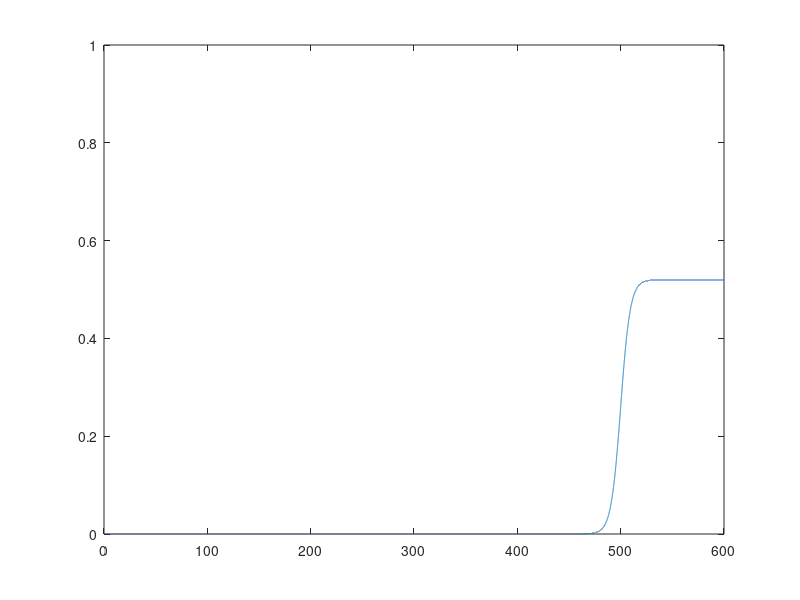

Here is the MATLAB script that generated this plot: (Note: this script raises an error after producing the figure.)
%% Testing New diffusions


% Gompertz
beta0 = 0.02;
delta = 0.5;
tinfl = 400;

x0 = log(beta0);
mu = beta0+delta;
k =  1/tinfl * log(log(mu)-x0);

tis = 0:0.01:1000;
xis = log(mu)+ (x0 - log(mu))*exp(-k*tis);
betas = exp(xis);

plot(tis,betas)


% Logistic
beta0 = 0.02;
delta = 0.5;
tinfl = 500;
steepness = 0.03;

mu = beta0 + delta;
x0 = 1/steepness*log(beta0/(mu-beta0));
k = -x0/(steepness*tinfl);

tis = 0:0.01:600;
xis = x0 + steepness*k*tis;
betas = mu * exp(xis)./(1+exp(xis));

clf
plot(tis,betas)
ylim([0 1])


SavePath = '/Users/dureaujoseph/Documents/Taf/These/Matlab Scripts/AllData/Avahan';

cd('/Users/dureaujoseph/Dropbox/AllScriptsGit/')
addpath([pwd '/General Tools'])
addpath([pwd '/Toolboxes'])
addpath([pwd '/Epidemic Models/Generic PMCMC tools'])
addpath([pwd '/Epidemic Models/Disease-specific code'])
addpath([pwd '/Epidemic Models/Disease-specific code/HIV'])

SavePath = '/Users/dureaujoseph/Documents/Taf/These/Matlab Scripts/AllData/Avahan';

load([SavePath '/ParametersMysore.mat']);
Parameters.Problem = 'ImperialHIV';

Parameters.Problem = 'ImperialHIV';
Parameters.SigmaObs = 0.1;
Parameters.ComputationTStep = 0.5;
Parameters.ObservationLength = 25*12;
Parameters.InitialIPropF.Sample = 1;
Parameters.InitialIPropM.Sample = 1;
Parameters.TotMFactor.Sample = 1;
Parameters.Alpham1.Sample = 1;
Parameters.MuFm1.Sample = 1;
Parameters.MuMm1.Sample = 1;
Parameters.BetaMFPerAct.Sample = 1;
Parameters.BetaFMPerAct.Sample = 1;
Parameters.NumberActsPerClient.Sample =1;
Parameters.eHIV.Sample = 1;
Parameters.CF1.Sample = 1;
Parameters.CF2.Sample = 1;
Parameters = DefineEstimatedParametersIndexes(Parameters);
Parameters = DefineTransfFunctions(Parameters);
Parameters = DefinePriors(Parameters);
Parameters = UpdateParsNoTransfToTransf(Parameters);


Data.Observations = zeros(10,5);
Data.Observations(7,2) = 26.11;
Data.Observations(7,3) = 24.24;
Data.Observations(8,4) = 5.4;
Data.Observations(7,5) = 11.10;
Data.Instants = round([0 236 264 286 292]/(Parameters.ComputationTStep));
Data.ObservedVariables = [ 0 7 7 8 7];
Data.NbComputingSteps = [0 diff(Data.Instants)];


HIVModel = struct();
HIVModel.EKF_projection = @HIV_EKF_projection;
HIVModel.InitializeParameters = @HIV_Initialize;
HIVModel.SMC_projection = @HIV_SMC_projection;
HIVModel.LikFunction = 'normpdf(Variables(:,Data.ObservedVariables(:,IndTime)),Data.Observations(Data.ObservedVariables(:,IndTime),IndTime),sqrt(Data.Observations(Data.ObservedVariables(:,IndTime),IndTime)*(100-Data.Observations(Data.ObservedVariables(:,IndTime),IndTime))/400)).*(Res.WentOutOrNot)';


Mode = 1;
% 1 = Normal
% 2 = Biased
% 3 = Restricted
% 4 = AddingObs

ModelType = 'Bert';
% ModelType = 'Step';
% ModelType = 'Affine';
% ModelType = 'Sigm';
% ModelType = 'Logist';


NbTests = 400;

ampls = [];
inflpts = [];
slopes = [];amplints = [];
Ress = {};
cpt = 0;
ParsRecord = [];
ResGens = {};
NSamples = 100;
MaxValue = 0.6;
step = MaxValue/10;
Boxlimits = 0:step:MaxValue;
MaxEff = ceil(NSamples/(length(Boxlimits)-1));
BoxCpt = zeros(1,length(Boxlimits)-1);
while cpt < NSamples;
    try
        
        
        tis = Parameters.ComputationTStep:Parameters.ComputationTStep:Parameters.ObservationLength;
        Parameters.NbTSteps = length(tis);

        
        if strcmp(ModelType,'Bert')
            asympt = 0.3+0.59*rand(1,1)^(((100-cpt)/100)^2);
%             m = 1+30*rand(1,1)^0.8; % when m not informed
            m = 6+60*rand(1,1);%^(((100-cpt)/100)^2);
            baseline = min(0.3*rand(1,1)^((2*(cpt)/100)^2),0.999*asympt*m^(1/(1-m)));
%             baseline = min(0.1*rand(1,1),0.999*asympt*m^(1/(1-m)));

            % m = 0.9*rand(1,1);
            inflpt = (300 + 280*rand(1,1)^(((100-cpt)/100)^2))*Parameters.ComputationTStep;

            B  = (1 - (baseline/asympt)^(1-m));
            k = (1/inflpt*log(B/(1-m)));

            Parameters.DiffusionType = 'Bertallanfy';


    %         xis =
    %         Parameters.ComputationTStep:Parameters.ComputationTStep:Param
    %         eters.ObservationLength;

            xis = [];
            xis(1) = (baseline^(1-m)-asympt^(1-m))/(1-m);
            sigma = 0;
            for i = 2:length(tis)
                xis(i) = xis(i-1) -k*xis(i-1)*Parameters.ComputationTStep + sigma*xis(i-1)*sqrt(Parameters.ComputationTStep).*randn(1,1);
            end
            Fts =  ((1-m)*xis+asympt^(1-m)).^(1/(1-m));
            plot(Fts)
            
        elseif strcmp(ModelType,'Logist')
            Parameters.DiffusionType = 'Bertallanfy';

            asympt = 0.4+0.59*rand(1,1);
            baseline = min(0.6*rand(1,1),0.999*asympt*m^(1/(1-m)));
            r = 0.05*rand(1,1);%*^1/10;
            
            Fts =  asympt*baseline*exp(r*tis)./(asympt+baseline*(exp(r*tis*Parameters.ComputationTStep)-1));
        elseif strcmp(ModelType,'Step')

            asympt = 0.4+0.59*rand(1,1);
%             baseline = min(0.6*rand(1,1),asympt);
            baseline = min(0.1*rand(1,1),asympt);
            inflpt = (300 + 280*rand(1,1)^(0.8))*Parameters.ComputationTStep;   
            
            Fts =  baseline + (asympt-baseline).*(tis>inflpt);
          
        elseif strcmp(ModelType,'Affine')

            asympt = 0.4+0.59*rand(1,1);
            baseline = min(0.6*rand(1,1),asympt);
            
            Fts =  baseline + (asympt-baseline).*(tis-tis(1))./(tis(end)-tis(1));
           
          
        elseif strcmp(ModelType,'Sigm')
        
            ampl = rand(1,1);
            baseline = rand(1,1)*(1-ampl);
            asympt = baseline+ampl;
            inflpt = (300 + 250*rand(1,1))*Parameters.ComputationTStep;
            steepness = rand(1,1)*50;

            Fts = baseline+ampl*Sigmoid((tis-inflpt)/steepness);
        end
        
        ampls(cpt+1) = Fts(end)-Fts(1);
        tmp = diff(Fts);
        [b,ind] = max(tmp);
        inflpts(cpt+1) = ind;
%         slopes(cpt+1) = asympt*k*m^(m/(1-m));
        amplints(cpt+1) = Fts(end)-Fts(456);
        
        plot(Fts)
        ylim([0 1])
        hold on
        plot([inflpts(cpt+1) inflpts(cpt+1)],[0 1])
        [b,ind]= max(diff(Fts));
%         plot([ind ind],[0 1],'k')
        hold off
%         title(r)
        
        
        if strcmp(ModelType,'Bert')
            Parameters.BRmu.Value = asympt;
            Parameters.BRmm1.Value = m-1;
            Parameters.BRbase.Value = baseline;
            Parameters.BRtinfl.Value = inflpt;
        elseif or(strcmp(ModelType,'Logist'),strcmp(ModelType,'Sigm'))
             Parameters.BRmm1.Value = 1;
             Parameters.BRbase.Value = 0.1;
             Parameters.BRtinfl.Value = 100;
             Parameters.BRmu.Value = 0.8;
        end
        Parameters.MultNoise = 0.05;
        Parameters = DefineEstimatedParametersIndexes(Parameters);
        Parameters = DefineTransfFunctions(Parameters);
        Parameters = DefinePriors(Parameters);
        Parameters = UpdateParsNoTransfToTransf(Parameters);
        ResGen = GenerateDataForGivenSig(Data,Parameters,HIVModel,Fts);
%         if(Fts(end)-Fts(1)<0.3)
%             if rand(1,1)<0.7
%                 die
%             end
%         end
               pause(0.01)

        if strcmp(ModelType,'Bert')
            x = Fts(end)-Fts(456);
            indbox = find(and(x<Boxlimits(2:end),x>=Boxlimits(1:end-1)),1);
            if or(isempty(indbox),BoxCpt(indbox)>=MaxEff)
                die
            else
                indbox(1)
                BoxCpt(indbox) = BoxCpt(indbox)+1;
                disp(indbox)
                disp(BoxCpt)
                cpt = cpt+1;
                disp([cpt sum(BoxCpt)])
            end
        end
                
      
        
       pause(0.01)
       disp(cpt)

       ResGens{end+1} = ResGen;
    end
end
subplot(3,1,1)
hist(ampls)
subplot(3,1,2)
hist(inflpts)
subplot(3,1,3)
hist(amplints)
	
if strcmp(ModelType,'Bert')
    save([SavePath '/ResGenBR_v2.mat'],'ResGens')
elseif strcmp(ModelType,'Logist')
    save([SavePath '/ResGenLogist.mat'],'ResGens')
elseif strcmp(ModelType,'Sigm')
    save([SavePath '/ResGenSigm.mat'],'ResGens')
elseif strcmp(ModelType,'Step')
    save([SavePath '/ResGenStep.mat'],'ResGens')
elseif strcmp(ModelType,'Affine')
    save([SavePath '/ResGenAffine.mat'],'ResGens')
end


tmp = [];
for i = 1:100
    tmp(i) = ResGens{i}.Data.Fts(1);
end

for i = 1:100
    plot(ResGens{i}.Data.Fts)
    ylim([0 1])
    pause()
end


load([SavePath '/ResGenBR.mat'])



Data = ResGens{87}.Data;
Parameters = ResGens{87}.Parameters;
Parameters.DiffusionType = 'Bertallanfy';


Parameters.BRm.Value = 3;
Parameters.BRm.Min = -10^14;
Parameters.BRm.Max = 10^14;
Parameters.BRm.MaxLim = 50;
Parameters.BRm.MinLim = 1.01;
Parameters.BRm.Estimated = 1;
Parameters.BRm.TransfType = 'Logit';
Parameters.BRm.Init = 1;

Parameters.BRmu.Value = 0.8;
Parameters.BRmu.Min = -10^14;
Parameters.BRmu.Max = 10^14;
Parameters.BRmu.MaxLim = 0.99;
Parameters.BRmu.MinLim = 0.4;
Parameters.BRmu.Estimated = 1;
Parameters.BRmu.TransfType = 'Logit';
Parameters.BRmu.Init = 1;

Parameters.BRbase.Value = 0.2;
Parameters.BRbase.Min = -10^14;
Parameters.BRbase.Max = 10^14;
Parameters.BRbase.MaxLim = 0.4;
Parameters.BRbase.MinLim = 0.01;
Parameters.BRbase.Estimated = 1;
Parameters.BRbase.TransfType = 'Logit';
Parameters.BRbase.Init = 1;

Parameters.BRtinfl.Value = 400;
Parameters.BRtinfl.Min = -10^14;
Parameters.BRtinfl.Max = 10^14;
Parameters.BRtinfl.MinLim = 1;
Parameters.BRtinfl.MaxLim = 600;
Parameters.BRtinfl.Estimated = 1;
Parameters.BRtinfl.TransfType = 'Logit';
Parameters.BRtinfl.Init = 1;

Parameters = DefineEstimatedParametersIndexes(Parameters);
Parameters = DefineTransfFunctions(Parameters);
Parameters = DefinePriors(Parameters);
Parameters = UpdateParsNoTransfToTransf(Parameters);

Names = Parameters.Names.Estimated;
NamesEst = {};
for i = 1:length(Names)
    if not(or(strcmp(Names{i},'SigmaRW'),strcmp(Names{i},'InitialFt')))
        NamesEst{end+1} = Names{i};
    end
end
Initialization = [];
for i = 1:length(NamesEst)
    Initialization(i) = Parameters.(NamesEst{i}).TransfValue ;
end
[x,fval,exitflag,output] = fminsearch(@(x) SquarredErrorBRtoMinimize(x,NamesEst,Data,Parameters,HIVModel),Initialization,optimset('MaxIter',10000,'TolX',1e-8,'TolFun',1e-8,'MaxFunEvals',20000));
for i = 1:length(NamesEst)
    Parameters.(NamesEst{i}).TransfValue = (x(i));
end
finalx = x;
Parameters = UpdateParsTransfToNoTransf(Parameters);
TellParsValues(Parameters)
InitParameters = Parameters;

fun =  @(x)SquarredErrorBRtoMinimize(x,NamesEst,Data,Parameters,HIVModel);
% [HD,err] = hessian(fun,Parameters.Finalx);
% Hess = -HD;
[HD,err] = hessdiag(fun,finalx);       
Hess = diag(-HD);

NbIts = 1000;
Parameters = InitParameters;
Cov = 2.38^2/length(finalx)*(-Hess)^-1;
Parameters.NamesEst = NamesEst;
Res = RunMCMCdeterm(Parameters,Data,HIVModel,Cov,NbIts)


Parameters = Res.Parameters;
Cov = 2.38^2/length(finalx)*cov(Res.xs');
Parameters.NamesEst = NamesEst;
Res = RunMCMCdeterm(Parameters,Data,HIVModel,Cov,NbIts)



Parameters = Res.Parameters;
Cov = 2.38^2/length(finalx)*cov(Res.xs');
Parameters.NamesEst = NamesEst;
Res = RunMCMCdeterm(Parameters,Data,HIVModel,Cov,2000)

PlotResHIV(Res,Res.Parameters)


SavePath = '/Users/dureaujoseph/Documents/Taf/These/Matlab Scripts/AllData/Avahan';

load([SavePath '/VIH_PlayingWithSigm_ResultsBertallanfy__1_1.mat'])


load([SavePath '/VIH_PlayingWithSigmStep10_ResultsAdd__1_1.mat'])
Res = Ress{1}
Res.Parameters.TypeWork = 'Boston Examples';
Res.Parameters.DiffusionType='Add';
PlotResHIV(Res,Res.Parameters)
% 
% figure(1)legend

SavePath = '/Users/dureaujoseph/Documents/PhD_Data/Avahan/';

load([SavePath '/PostThreeMethods.mat' ])




PlotPostForq('ROC',0.5,'Delta2003',0.2)

clf
PlotPostForqNew('ROC',0.5,'Delta2003',0.2)
hold on
PlotPostForqNew('ROC',0.5,'Delta2003',0.4)
hold off
legend('\DeltaCU>0.2?','\DeltaCU>0.4?')
title('ROC curve (Brownian motion prior)','FontWeight','bold','FontSize',16)

figure(1)
PlotPostForq('Mean')
% PlotPostForq(Res,'ROC',0.5)

load([SavePath '/PostThreeMethodsAffine.mat' ])
figure(2)
PlotPostForq(Res,'Mean',0.5)
% PlotPostForq(Res,'ROC',0.5)

load([SavePath '/PostThreeMethodsStep.mat' ])
figure(3)
PlotPostForq(Res,'Mean',0.5)
% PlotPostForq(Res,'ROC',0.5)

load([SavePath '/PostThreeMethods.mat' ])
figure(4)
PlotPostForq(Res,'Mean',0.5)
% PlotPostForq(Res,'ROC',0.5)

load([SavePath '/PostThreeMethodsAffine.mat' ])
figure(5)
PlotPostForq(Res,'Mean',0.5)
% PlotPostForq(Res,'ROC',0.5)

load([SavePath '/PostThreeMethodsStep.mat' ])
figure(6)
PlotPostForq(Res,'Mean',0.5)
% PlotPostForq(Res,'ROC',0.5)


load([SavePath '/PostDetmInf.mat' ])

figure(2)
load([SavePath '/PostThreeMethodsConstr.mat' ])

load([SavePath '/PostThreeMethodsLogist.mat' ])

figure(1)
Mode = 'ROC';

figure(2)
Mode = 'Mean';

ResAggr = Res;

figure(1)
PlotPostForq(Res,'Mean',0.5)
figure(2)
PlotPostForq(Res,'ROC',0.5)

PlotPostForq('ROC',0.5,'',0.2)

ToBar = [];
xis = [];
TempRes = Res;
tab = TempRes.partampls2003;
for  i = 1:6
    q1 = quantile(tab(4,:),0.16*(i-1));
    q2 = quantile(tab(4,:),0.16*(i));
    inds = find(and((tab(4,:)<q2),(tab(4,:)>q1)));
    ToBar(i,1) = mean(tab(1,inds) - tab(4,inds));
    ToBar(i,2) = mean(tab(3,inds) - tab(4,inds));
    ToBar(i,3) = mean(tab(2,inds) - tab(4,inds));
    xis(i) = mean([q1 q2]);
end
bar(1:5,ToBar(2:end,:)./repmat(xis(2:end)',1,3))
% bar(xis,ToBar)
xlabel('"True" \DeltaCU')
ylabel('Relative bias')
legend('dBR','sBR','BM')
set(gca,'XTick',[0:(600)/5:(600)])
set(gca,'XTickLabel',['1985';'1990';'1995';'2000';'2005';'2010'])

Title('Relative bias in CU estimate as a function of \DeltaCU')

figure(7)

clf
for i = 1:length(ResAggr.ampls)
%     plot(ResGens{i}.Data.Fts)
%     hold on
%     plot(2*[ResGens{i}.Parameters.BRtinfl.Value ResGens{i}.Parameters.BRtinfl.Value],[0 1],'g')
%     hold off
    

    plot(squeeze(ResAggr.sigms(4,i,:)),'g')
    hold on
    plot(squeeze(ResAggr.sigms(1,i,:)),'k')
    plot(squeeze(ResAggr.sigms(3,i,:)),'b')
    plot(squeeze(ResAggr.sigms(2,i,:)),'r')
    plot(squeeze(ResAggr.sigms(5,i,:)),'y')
    plot(squeeze(ResAggr.sigms(6,i,:)),'c')
    plot([ResAggr.ParsMeds(1,16,i) ResAggr.ParsMeds(1,16,i)],[0 1],'k')
    plot([ResAggr.ParsMeds(3,16,i) ResAggr.ParsMeds(3,16,i)],[0 1],'b')
%     plot(2*[ResGens{i}.Parameters.BRtinfl.Value ResGens{i}.Parameters.BRtinfl.Value],[0 1],'g')
    hold off
%     title([ResAggr.ParsMeds(1,16,i) ResAggr.ParsMeds(3,16,i) ResAggr.ParsMeds(4,16,i)] )
    ylim([0 1])
%     legend('true','det','Ber','Add')
    pause()
end



PlotPostForAll(Res,'Mean')





q = 0.5;
Stats = {'Ampl. after 1995','Ampl after 2003','2010 value'};
Tabs = {};



% tmpinds = find(not(isnan(Res.ampls(1,:))));
% Res.ampls = Res.ampls(:,tmpinds);
% Res.partampls1995 = Res.partampls1995(:,tmpinds);
% Res.partampls2003 = Res.partampls2003(:,tmpinds);
% Res.asympts = Res.asympts(:,tmpinds);
% tmp = find(not(Res.NbSamples(:,1)==0));
% Res.NbSamples = Res.NbSamples(tmp,:);
% inds = find(and(Res.NbSamples(:,2)>50, Res.NbSamples(:,3)>20));
% length(inds)
inds = 1:size(Res.ampls,2);


if strcmp(Mode,'ROC')
    Tabs{1} = Res.amplsROC(:,inds);
    Tabs{2} = Res.partampls1995ROC(:,inds);
    Tabs{3} = Res.partampls2003ROC(:,inds);
    Tabs{4} = Res.asymptsROC(:,inds);
elseif strcmp(Mode,'Post')
    Tabs{1} = Res.amplsPost(:,inds);
    Tabs{2} = Res.partampls1995Post(:,inds);
    Tabs{3} = Res.partampls2003Post(:,inds);
    Tabs{4} = Res.asymptsPost(:,inds);
else
    Tabs{1} = Res.ampls(:,inds);
    Tabs{2} = Res.partampls1995(:,inds);
    Tabs{3} = Res.partampls2003(:,inds);
    Tabs{4} = Res.asympts(:,inds);
end





Biases = [];
MSEs = [];
Vars = [];
ROCs = [];
inds = [1 2];
Pts = {};
for i = 1:4
    for j = [1 2]%1:3
        Corrs(inds(j),i) = corr(Tabs{i}(4,:)',Tabs{i}(j,:)');
        Biases(inds(j),i) = mean(Tabs{i}(j,:)-Tabs{i}(4,:)); 
        MSEs(inds(j),i) = mean((Tabs{i}(4,:)-Tabs{i}(j,:)).^2);
        Vars(inds(j),i) = MSEs(inds(j),i)-Biases(inds(j),i).^2;
        
        quan = quantile(Tabs{i}(4,:),q);
%         med = median(Tabs{i}(4,:));
        indsinf = find(Tabs{i}(4,:)<=quan);
        indssup = find(Tabs{i}(4,:)>quan);
        xs = [];
        ys = [];
        all = [Tabs{i}(1,:) Tabs{i}(2,:) Tabs{i}(3,:)];
        m = min(all);
        M = max(all);
%         deltap = sort((all(1:end-1)+all(2:end))/2);
        deltap = sort(all);
        deltap = (deltap(1:end-1)+deltap(2:end))/2;
        deltap = [(min(all)-mean(diff(deltap))) deltap (max(all)+mean(diff(deltap)))];
        for k = 1:length(deltap)
            xs(k) = sum(Tabs{i}(j,indsinf)>deltap(k))/length(indsinf);
            ys(k) = sum(Tabs{i}(j,indssup)>deltap(k))/length(indssup);
        end
        ROCs(inds(j),i) = 0;
        for k = 1:length(deltap)-1
            ROCs(inds(j),i) = ROCs(inds(j),i) + (xs(k)-xs(k+1))*(ys(k+1)+ys(k))/2;
        end
        ROCs(inds(j),i) = ROCs(inds(j),i)-0.5;
%         ROCs(inds(j),i) = -diff(xs)*(ys(1:end-1)'+ys(2:end)')/2-0.5;
        Pts{i,inds(j)}=[xs;ys];
    end
end

s = 16

subplot(4,3,1:3)
bar(Biases(:,2:4)')
set(gca,'XTickLabel',Stats,'FontWeight','bold','FontSize',s)
ylim([-0.2 0.2])
ylabel('Bias')

subplot(4,3,4:6)
bar(Vars(:,2:4)')
set(gca,'XTickLabel',Stats,'FontWeight','bold','FontSize',s)
ylabel('Variance')

subplot(4,3,7:9)
bar(MSEs(:,2:4)')
ylim([0 0.04])
set(gca,'XTickLabel',Stats,'FontWeight','bold','FontSize',s)
ylim([0 0.04])
ylabel('MSE')
legend('Parametric','Diffusion')

for i = 2:4
   subplot(4,3,8+i) 
   plot(Pts{i,1}(1,:),Pts{i,1}(2,:),'b')
   hold on
   plot(Pts{i,2}(1,:),Pts{i,2}(2,:),'r')
   hold off
   xlabel('False pos. rate','FontWeight','bold','FontSize',s)
   ylabel('True pos. rate','FontWeight','bold','FontSize',s)
end





axes('Position',[0 0 1 1],'Visible','off');
text(0.45,0.195,'Title')

clf
for i = 1:length(ResAggr.ampls)
    plot(squeeze(ResAggr.sigms(4,i,:)),'g')
    hold on
    plot(squeeze(ResAggr.sigms(1,i,:)),'k')
    plot(squeeze(ResAggr.sigms(3,i,:)),'b')
    plot(squeeze(ResAggr.sigms(2,i,:)),'r')
    hold off
    title(i)
    ylim([0 1])
%     legend('true','det','Ber','Add')
    pause()
end

indsinfl = [];
for i = 1:length(ResAggr.ampls)
    [b,indsinfl(i)] = max(diff(squeeze(ResAggr.sigms(1,i,:))));
end
hist(indsinfl)
subplot(3,1,1)
plot(ResAggr.ampls(4,:),ResAggr.ampls(1,:),'.')
title(corr(ResAggr.ampls(4,:)',ResAggr.ampls(1,:)'))
subplot(3,1,2)
plot(ResAggr.ampls(4,:),ResAggr.ampls(3,:),'.')
title(corr(ResAggr.ampls(4,:)',ResAggr.ampls(3,:)'))
subplot(3,1,3)
plot(ResAggr.ampls(4,:),ResAggr.ampls(2,:),'.')
title(corr(ResAggr.ampls(4,:)',ResAggr.ampls(2,:)'))



for i = 1:5
    try
        load([SavePath '/ResGenBRBert_BRdeterm_' num2str(i) '.mat'])
        ResDet = Res;
        load([SavePath '/VIH_PlayingWithSigm_ResultsBertallanfy__1_' num2str(i) '.mat'])
        ResBer = Ress{1};
        ResBer.Parameters.TypeWork = 'Boston Examples';
        load([SavePath '/VIH_PlayingWithSigm_ResultsAdd__1_' num2str(i) '.mat'])
        ResAdd = Ress{1};
        ResAdd.Parameters.TypeWork = 'Boston Examples';
        load([SavePath '/ResGenBR_BRdetermConstr_' num2str(i) '.mat'])
        ResDetConstr = Res;
        load([SavePath '/VIH_PlayingWithSigm_ResultsBertallanfyConstr__1_' num2str(i) '.mat'])
        ResBerConstr = Ress{1};
        ResBerConstr.Parameters.TypeWork = 'Boston Examples';
        load([SavePath '/VIH_PlayingWithSigm_ResultsAddConstr__1_' num2str(i) '.mat'])
        ResAddConstr = Ress{1};
        ResAddConstr.Parameters.TypeWork = 'Boston Examples';
        
        if or(not(ResDet.Data.BuiltTraj(1:585,9) == ResAdd.Data.BuiltTraj(1:585,9)),not(ResDet.Data.BuiltTraj(1:585,9) == ResBer.Data.BuiltTraj(1:585,9)))
          disp('NOT OK')
          die
        end

%             Names = {};
%             for j = 2:13
%                 Names{end+1} = ResAdd.Parameters.Names.Estimated{j};
%             end
%             TempRes = ResBer;
%             Names = TempRes.Parameters.Names.Estimated;
%             
%             for j = 1:length(Names)
%                 subplot(3,6,j)
%                 plot(TempRes.Thetas(TempRes.Parameters.(Names{j}).Index,:))
% %                 plot(ResDet.xs(ResAdd.Parameters.(Names{j}).Index,:))
% 
%     %             plot(ResBer.Thetas(ResBer.Parameters.(Names{j}).Index,:),ResAdd.Paths(:,3,300),'.')
%     %             [fi,xi] = ksdensity(ResAdd.Thetas(ResAdd.Parameters.(Names{j}).Index,:));
%     %             plot(xi,fi,'r')
%     %             hold on
%     % % %             [fi,xi] = ksdensity(ResDet.Thetas(ResDet.Parameters.(Names{i}).Index,:));
%     % % %             plot(xi,fi,'b')
%     %             [fi,xi] = ksdensity(ResBer.Thetas(ResBer.Parameters.(Names{j}).Index,:));
%     %             plot(xi,fi,'g')
%     %             hold off
%                 title(Names{j})
% %                 v = ResDet.xs(ResAdd.Parameters.(Names{j}).Index,:);
%                 v = TempRes.Thetas(TempRes.Parameters.(Names{j}).Index,:);
%                 tmp = Autocorrelation(v,100);
% %                 title(length(v)/(1+2*sum(tmp(2:end))))
%             end
        
%         subplot(2,1,1)
%         plot(ResBer.LogPosts(20:end))
%         subplot(2,1,2)
%         plot(ResBer.LogLiks(20:end))
%         subplot(3,1,3)
%         plot(ResDet.    )
        
        ResDetConstr.Parameters.PlotIndex = 1;
        PlotResHIV(ResDetConstr,ResDetConstr.Parameters)
        title('Deterministic Berthallanfy Constr','FontWeight','bold')

        ResBerConstr.Parameters.PlotIndex = 2;
        PlotResHIV(ResBerConstr,ResBerConstr.Parameters)
        title('Stochastic Berthallanfy Constr','FontWeight','bold')

        ResAddConstr.Parameters.PlotIndex = 3;
        PlotResHIV(ResAddConstr,ResAddConstr.Parameters)
        title('Brownian Motion Constr','FontWeight','bold')
        
        ResDet.Parameters.PlotIndex = 4;
        PlotResHIV(ResDet,ResDet.Parameters)
        title('Deterministic Berthallanfy','FontWeight','bold')

        ResBer.Parameters.PlotIndex = 5;
        PlotResHIV(ResBer,ResBer.Parameters)
        title('Stochastic Berthallanfy','FontWeight','bold')

        ResAdd.Parameters.PlotIndex = 6;
        PlotResHIV(ResAdd,ResAdd.Parameters)
        title('Brownian Motion','FontWeight','bold')
        
        

%         figure(4)
%         plot(squeeze(ResAggr.sigms(4,i,:)),'g')
%         hold on
%         plot(squeeze(ResAggr.sigms(1,i,:)),'k')
%         plot(squeeze(ResAggr.sigms(3,i,:)),'b')
%         plot(squeeze(ResAggr.sigms(2,i,:)),'r')
%         hold off
%         ylim([0 1])
%         
        ToSave = '/Users/dureaujoseph/Dropbox/Taf/Notes/Avahan';
        saveas(gcf,[ToSave '/ExampleThreeMethods' num2str(i)], 'jpg')
        i
        pause()
    end
end


% Coverage, MSE, etc.

MeanBias = [];
MeanMSE  =[];
MeanVariance = [];
MeanCoverage = zeros(20,6);
MedianBias = [];
MedianMSE  =[];
MedianVariance = [];
MedianCoverage = zeros(20,6);
ModeBias = [];
ModeMSE  =[];
ModeVariance = [];
ModeCoverage = zeros(20,6);
Amplitude = [];
SavePath = '/Users/dureaujoseph/Documents/PhD_Data/Avahan/';
load([SavePath 'PostThreeMethods.mat'])



N = size(Res.ampls,2);
indspars = 12:19;
pars = {'BRmm1','BRmu', 'BRbase', 'BRtinfl', 'Sigmrate', 'Sigmmu', 'Sigmbase', 'Sigmtinfl'};
for i = 1:size(Res.ampls,2)
    for k = 1:8 
            if k < 5
                indpar = Res.ParametersBR.(pars{k}).Index;
                j=1;
                MeanBias(j,indpar,i) = Res.ParsMeans(j,indpar,i) - Res.ParsMeans(4,indpar,i);
                MeanMSE(j,indpar,i) = (Res.ParsMeans(j,indpar,i) - Res.ParsMeans(4,indpar,i))^2;
                
                MedianBias(j,indpar,i) = Res.ParsMeds(j,indpar,i) - Res.ParsMeds(4,indpar,i);
                MedianMSE(j,indpar,i) = (Res.ParsMeds(j,indpar,i) - Res.ParsMeds(4,indpar,i))^2;
                
                ModeBias(j,indpar,i) = Res.ParsModes(j,indpar,i) - Res.ParsModes(4,indpar,i);
                ModeMSE(j,indpar,i) = (Res.ParsModes(j,indpar,i) - Res.ParsModes(4,indpar,i))^2;
                
                if and(Res.ParsMeans(4,indpar,i)>Res.Pars2p5(j,indpar,i),Res.ParsMeans(4,indpar,i)<Res.Pars97p5(j,indpar,i))
                    MeanCoverage(indpar,j) = MeanCoverage(indpar,j) + 1/N;
                end
                
                Amplitude(j,indpar,i) = Res.Pars97p5(j,indpar,i) - Res.Pars2p5(j,indpar,i);
            else
                indpar = Res.ParametersSigm.(pars{k}).Index;
                indparBR = Res.ParametersBR.(pars{k-4}).Index;
                j=2;
                MeanBias(j,indpar,i) = Res.ParsMeans(j,indpar,i) - Res.ParsMeans(4,indparBR,i);
                MeanMSE(j,indpar,i) = (Res.ParsMeans(j,indpar,i) - Res.ParsMeans(4,indparBR,i))^2;
                MedianBias(j,indpar,i) = Res.ParsMeds(j,indpar,i) - Res.ParsMeds(4,indparBR,i);
                MedianMSE(j,indpar,i) = (Res.ParsMeds(j,indpar,i) - Res.ParsMeds(4,indparBR,i))^2;
                ModeBias(j,indpar,i) = Res.ParsModes(j,indpar,i) - Res.ParsModes(4,indparBR,i);
                ModeMSE(j,indpar,i) = (Res.ParsModes(j,indpar,i) - Res.ParsModes(4,indparBR,i))^2;
                if and(Res.ParsMeans(5,indparBR,i)>Res.Pars2p5(j,indpar,i),Res.ParsMeans(4,indparBR,i)<Res.Pars97p5(j,indpar,i))
                    MeanCoverage(indpar,j) = MeanCoverage(indpar,j) + 1/N;
                end
               
                Amplitude(j,indpar,i) = Res.Pars97p5(j,indpar,i) - Res.Pars2p5(j,indpar,i);

            end
        end
    end

for i =  1:8
    disp('.')
    disp('.')
    disp('.')

    disp(pars{i});
    
    disp('.')
    disp('Average extent of 95% c.i.')
    if i<5
        indpar = Res.ParametersBR.(pars{i}).Index;
        disp([num2str(mean(squeeze(Amplitude(1,indpar,:))))])
    else
        indpar = Res.ParametersSigm.(pars{i}).Index;
        disp([num2str(mean(squeeze(Amplitude(2,indpar,:))))])
    end
    
    disp('.')
    disp('Proportion of true values in  95% c.i.')
    if i<5
        indpar = Res.ParametersBR.(pars{i}).Index;
        disp([num2str(MeanCoverage(indpar,1))])
    else
        indpar = Res.ParametersSigm.(pars{i}).Index;
        disp([num2str(MeanCoverage(indpar,2))])
    end
    
    disp('.')
    disp('Mean estimator properties')
    if i<5
        indpar = Res.ParametersBR.(pars{i}).Index;
        disp(['Bias ' num2str(mean(squeeze(MeanBias(1,indpar,:))))])
        disp(['MSE ' num2str(mean(squeeze(MeanMSE(1,indpar,:))))])
        disp(['Variance ' num2str( mean(squeeze(MeanMSE(1,indpar,:))) - mean(squeeze(MeanBias(1,indpar,:)))^2)])
    else
        indpar = Res.ParametersSigm.(pars{i}).Index;
        disp(['Bias ' num2str(mean(squeeze(MeanBias(2,indpar,:))))])
        disp(['MSE ' num2str(mean(squeeze(MeanMSE(2,indpar,:))))])
        disp(['Variance ' num2str( mean(squeeze(MeanMSE(2,indpar,:))) - mean(squeeze(MeanBias(2,indpar,:)))^2)])
    end 
    
    disp('.')
    disp('Median estimator properties')
    if i<5
        indpar = Res.ParametersBR.(pars{i}).Index;
        disp(['Bias ' num2str(mean(squeeze(MedianBias(1,indpar,:))))])
        disp(['MSE ' num2str(mean(squeeze(MedianMSE(1,indpar,:))))])
        disp(['Variance ' num2str( mean(squeeze(MedianMSE(1,indpar,:))) - mean(squeeze(MedianBias(1,indpar,:)))^2)])
    else
        indpar = Res.ParametersSigm.(pars{i}).Index;
        disp(['Bias ' num2str(mean(squeeze(MeanBias(2,indpar,:))))])
        disp(['MSE ' num2str(mean(squeeze(MeanMSE(2,indpar,:))))])
        disp(['Variance ' num2str( mean(squeeze(MedianMSE(2,indpar,:))) - mean(squeeze(MedianBias(2,indpar,:)))^2)])
    end 
    
    disp('.')
    disp('Mode estimator properties')
    if i<5
        indpar = Res.ParametersBR.(pars{i}).Index;
        disp(['Bias ' num2str(mean(squeeze(ModeBias(1,indpar,:))))])
        disp(['MSE ' num2str(mean(squeeze(ModeMSE(1,indpar,:))))])
        disp(['Variance ' num2str( mean(squeeze(ModeMSE(1,indpar,:))) - mean(squeeze(ModeBias(1,indpar,:)))^2)])
    else
        indpar = Res.ParametersSigm.(pars{i}).Index;
        disp(['Bias ' num2str(mean(squeeze(ModeBias(2,indpar,:))))])
        disp(['MSE ' num2str(mean(squeeze(ModeMSE(2,indpar,:))))])
        disp(['Variance ' num2str( mean(squeeze(ModeMSE(2,indpar,:))) - mean(squeeze(ModeBias(2,indpar,:)))^2)])
    end 
end


%% Real Data




cd('/Users/dureaujoseph/AllScripts')
addpath([pwd '/General Tools'])
addpath([pwd '/Toolboxes'])
addpath([pwd '/Epidemic Models/Generic PMCMC tools'])
addpath([pwd '/Epidemic Models/Disease-specific code'])
addpath([pwd '/Epidemic Models/Disease-specific code/HIV'])
SavePath = '/Users/dureaujoseph/Documents/PhD_Data/Avahan/temp';


DistrictNames = {'Mysore_3rounds','Belgaum_3rounds','Bellary','EastGodavry','Yevatmal','Guntur','Hyderabad','Shimoga','Chennai','Madurai','Salem'};

for i = 5:5%length(DistrictNames)
    try
        clf
        load([SavePath '/HIV_' DistrictNames{i} '.mat'])
        Res.Parameters.PlotIndex = 3;
        Res.Parameters.TypeWork='Boston Examples';
        PlotResHIV(Res,Res.Parameters)
        title([DistrictNames{i} ' BM'],'FontWeight','bold')
        load([SavePath '/HIV_' DistrictNames{i} '_Sigm.mat'])
        Res.Parameters.PlotIndex = 4;
        Res.Parameters.TypeWork='Boston Examples';
        PlotResHIV(Res,Res.Parameters)
        title([DistrictNames{i} ' sBR'],'FontWeight','bold')
        DistrictNames{i}
        pause()
    end
end



load([SavePath '/HIV_Mysore_3roundsDetBertallanfy.mat'])
ResDet = Res;
load([SavePath '/HIV_Mysore_3roundsAdd.mat'])
ResAdd = Res;
load([SavePath '/HIV_Mysore_3roundsBertallanfy.mat'])
ResBer = Res;

Res.Parameters.TypeWork = 'Normal';
PlotResHIV(Res,Res.Parameters)

ResDet.Parameters.ObsMin =  ResBer.Parameters.ObsMin ;
ResDet.Parameters.ObsMax =  ResBer.Parameters.ObsMax ;


FtDet = mean(squeeze(ResDet.Paths(:,3,1:582)));
FtsDet = (squeeze(ResDet.Paths(:,3,1:582)));

tmp = squeeze(ResAdd.Paths(:,3,1:582));
FtAdd = mean(exp(tmp)./(1+exp(tmp)));
FtsAdd = (exp(tmp)./(1+exp(tmp)));

tmp = squeeze(ResBer.Paths(:,3,1:582));
beta0s = squeeze(ResBer.Thetas(ResBer.Parameters.BRbase.Index,:));
mus = squeeze(ResBer.Thetas(ResBer.Parameters.BRmu.Index,:));
ms = squeeze(ResBer.Thetas(ResBer.Parameters.BRmm1.Index,:))+1;
ts = squeeze(ResBer.Thetas(ResBer.Parameters.BRtinfl.Index,:));
Bs = 1-(beta0s./mus).^(1-ms);
ks = 1./ts.*log(Bs./(1-ms));
FtBer = mean((repmat(1-ms',1,582).*tmp+repmat(mus.^(1-ms)',1,582)).^(repmat(1./(1-ms)',1,582)));
FtsBer = ((repmat(1-ms',1,582).*tmp+repmat(mus.^(1-ms)',1,582)).^(repmat(1./(1-ms)',1,582)));


[fi,xi] = ksdensity(FtsBer(:,582)-FtsBer(:,585-168));
plot(xi,fi,'g')
hold on
[fi,xi] = ksdensity(FtsAdd(:,582)-FtsAdd(:,585-168));
plot(xi,fi,'r')
[fi,xi] = ksdensity(FtsDet(:,582)-FtsDet(:,585-168));
plot(xi,fi,'b')
hold off

Names = {'Mysore_3rounds','Belgaum_3rounds','Bellary','Yevatmal','Guntur','Hyderabad','EastGodavry','Shimoga','Chennai','Madurai','Salem'};
ests = [];
randinds = 1:2000;
for i = 1:length(Names)-3
    disp(Names{i})
%     load([SavePath '/HIV_' Names{i} '_dBR.mat'])
    ResDet = Res;
    randinds = randsample(size(ResDet.Paths,1),min(size(ResDet.Paths,1),4000));
    ResDet.Paths = ResDet.Paths(randinds,:);
    ResDet.Thetas = ResDet.Thetas(:,randinds);
    load([SavePath '/HIV_' Names{i} '_Sigm.mat'])
    ResSigm = Res;
    randinds = randsample(size(ResSigm.Paths,1),min(size(ResSigm.Paths,1),4000));
    ResSigm.Paths = ResSigm.Paths(randinds,:);
    ResSigm.Thetas = ResSigm.Thetas(:,randinds);
    load([SavePath '/HIV_' Names{i} '.mat'])
    ResAdd = Res;
    randinds = randsample(size(ResAdd.Paths,1),min(size(ResAdd.Paths,1),4000));
    ResAdd.Paths = ResAdd.Paths(randinds,:,:);
    ResAdd.Thetas = ResAdd.Thetas(:,randinds);
%     load([SavePath '/HIV_' Names{i} 'Bertallanfy.mat'])
    ResBer = Res;
    randinds = randsample(size(ResBer.Paths,1),min(size(ResBer.Paths,1),4000));
    ResBer.Paths = ResBer.Paths(randinds,:,:);
    ResBer.Thetas = ResBer.Thetas(:,randinds);
%     load([SavePath '/HIV_' Names{i} 'Sigmoid.mat'])
    ResSigmSto = Res;
    randinds = randsample(size(ResSigmSto.Paths,1),min(size(ResSigmSto.Paths,1),4000));
    ResSigmSto.Paths = ResSigmSto.Paths(randinds,:,:);
    ResSigmSto.Thetas = ResSigmSto.Thetas(:,randinds);
    
%     
    indend = ResSigm.Data.Instants(end);
%     
%     FtDet = mean(squeeze(ResDet.Paths(:,1:indend)));
%     FtsDet = (squeeze(ResDet.Paths(:,1:indend)));
% 
    FtSigm = mean(squeeze(ResSigm.Paths(:,1:indend)));
    FtsSigm = (squeeze(ResSigm.Paths(:,1:indend)));
%     
    tmp = squeeze(ResAdd.Paths(:,3,1:indend));
    FtAdd = mean(exp(tmp)./(1+exp(tmp)));
    FtsAdd = (exp(tmp)./(1+exp(tmp)));
% 
%     tmp = squeeze(ResBer.Paths(:,3,1:indend));
%     beta0s = squeeze(ResBer.Thetas(ResBer.Parameters.BRbase.Index,:));
%     mus = squeeze(ResBer.Thetas(ResBer.Parameters.BRmu.Index,:));
%     ms = squeeze(ResBer.Thetas(ResBer.Parameters.BRmm1.Index,:))+1;
%     ts = squeeze(ResBer.Thetas(ResBer.Parameters.BRtinfl.Index,:));
%     Bs = 1-(beta0s./mus).^(1-ms);
%     ks = 1./ts.*log(Bs./(1-ms));
%     FtBer = mean((repmat(1-ms',1,indend).*tmp+repmat(mus.^(1-ms)',1,indend)).^(repmat(1./(1-ms)',1,indend)));
%     FtsBer = ((repmat(1-ms',1,indend).*tmp+repmat(mus.^(1-ms)',1,indend)).^(repmat(1./(1-ms)',1,indend)));
% 
%     tmp = squeeze(ResSigmSto.Paths(:,3,1:indend));
%     rate = squeeze(ResSigmSto.Thetas(ResSigmSto.Parameters.Sigmrate.Index,:));
%     base = squeeze(ResSigmSto.Thetas(ResSigmSto.Parameters.Sigmbase.Index,:));
%     mu = squeeze(ResSigmSto.Thetas(ResSigmSto.Parameters.Sigmmu.Index,:));
%     tinfl = squeeze(ResSigmSto.Thetas(ResSigmSto.Parameters.Sigmtinfl.Index,:));;
%     c = 1./(1+exp(tinfl./rate));
%     b = (mu-base).*c;
%     a = base - b;
%     a = repmat(a',1,indend);
%     b = repmat(b',1,indend);
%     c = repmat(c',1,indend);
%     FtSigmSto = mean(a + b./(c.*(1+tmp)));
%     FtsSigmSto = (a + b./(c.*(1+tmp)));
    
%     q = 0.5;
%     disp('q50 delta')
%     disp(quantile(FtsDet(:,indend)-FtsDet(:,585-168),q))
%     disp(quantile(FtsBer(:,indend)-FtsBer(:,585-168),q))
%     disp(quantile(FtsAdd(:,indend)-FtsAdd(:,585-168),q))
%     disp(quantile(FtsSigm(:,indend)-FtsSigm(:,585-168),q))
%     disp(quantile(FtsSigmSto(:,indend)-FtsAdd(:,585-168),q))
%     ests(i,1,1) = quantile(FtsDet(:,indend)-FtsDet(:,585-168),q);
%     ests(i,1,2) = quantile(FtsBer(:,indend)-FtsBer(:,585-168),q);
%     ests(i,1,3) = quantile(FtsAdd(:,indend)-FtsAdd(:,585-168),q);
%     ests(i,1,4) = quantile(FtsSigm(:,indend)-FtsSigm(:,585-168),q);
%     ests(i,1,5) = quantile(FtsAdd(:,indend)-FtsAdd(:,585-168),q);
%     
%     q = 0.975;
%     disp('q5 delta')
%     disp(quantile(FtsDet(:,indend)-FtsDet(:,585-168),q))
%     disp(quantile(FtsBer(:,indend)-FtsBer(:,585-168),q))
%     disp(quantile(FtsAdd(:,indend)-FtsAdd(:,585-168),q))
%     disp(quantile(FtsSigm(:,indend)-FtsSigm(:,585-168),q))
%     disp(quantile(FtsSigmSto(:,indend)-FtsSigmSto(:,585-168),q))
%     ests(i,2,1) = quantile(FtsDet(:,indend)-FtsDet(:,585-168),q);
%     ests(i,2,2) = quantile(FtsBer(:,indend)-FtsBer(:,585-168),q);
%     ests(i,2,3) = quantile(FtsAdd(:,indend)-FtsAdd(:,585-168),q);
% 
%     disp(mean(FtsDet(:,indend)-FtsDet(:,585-168)))
%     disp(mean(FtsBer(:,indend)-FtsBer(:,585-168)))
%     disp(mean(FtsAdd(:,indend)-FtsAdd(:,585-168)))
%     disp(mean(FtsSigm(:,indend)-FtsSigm(:,585-168)))
%     disp(mean(FtsSigmSto(:,indend)-FtsSigmSto(:,585-168)))
%     
%     q = 0.5
%     disp('q50 2010')
%     quantile(FtsDet(:,indend),q)
%     quantile(FtsBer(:,indend),q)
%     quantile(FtsAdd(:,indend),q)
%     ests(i,3,1) = quantile(FtsDet(:,indend),q);
%     ests(i,3,2) = quantile(FtsBer(:,indend),q);
%     ests(i,3,3) = quantile(FtsAdd(:,indend),q);
%     
%     q = 0.05
%     disp('q5 2010')
%     quantile(FtsDet(:,indend),q)
%     quantile(FtsBer(:,indend),q)
%     quantile(FtsAdd(:,indend),q)
%     ests(i,4,1) = quantile(FtsDet(:,indend),q);
%     ests(i,4,2) = quantile(FtsBer(:,indend),q);
%     ests(i,4,3) = quantile(FtsAdd(:,indend),q);
%     
%     disp('mean delta')
%     ests(i,5,1) = mean(FtsDet(:,indend)-FtsDet(:,585-168));
%     ests(i,5,2) = mean(FtsBer(:,indend)-FtsBer(:,585-168));
%     ests(i,5,3) = mean(FtsAdd(:,indend)-FtsAdd(:,585-168));
%     
%     disp('mean 2010')
%     ests(i,6,1) = mean(FtsDet(:,indend));
%     ests(i,6,2) = mean(FtsBer(:,indend));
%     ests(i,6,3) = mean(FtsAdd(:,indend));
    
    
    clf
    ResAdd.Parameters.TypeWork = 'Boston Examples';
    ResAdd.Parameters.PlotIndex = 3;
    ResAdd.title = 'c) Estimated condom use (Brownian motion trajectory prior)';

    PlotResHIV(ResAdd,ResAdd.Parameters)
    subplot(4,1,3)
    title(ResAdd.title,'FontWeight','bold','FontSize',14, 'Units', 'normalized', ...
'Position', [0 1], 'HorizontalAlignment', 'left')

%     ResDet.Parameters.TypeWork = 'Boston Examples';
%     ResDet.Parameters.PlotIndex = 2;
%     ResDet.title = 'dBR';
%     PlotResHIV(ResDet,ResDet.Parameters)
    ResSigm.Parameters.TypeWork = 'Boston Examples';
    ResSigm.Parameters.PlotIndex = 4;
    ResSigm.title = 'd) Estimated condom use (deterministic Sigmoid model trajectory prior)';
    PlotResHIV(ResSigm,ResSigm.Parameters)
    subplot(4,1,4)
    title(ResSigm.title,'FontWeight','bold','FontSize',14, 'Units', 'normalized', ...
'Position', [0 1], 'HorizontalAlignment', 'left')
%     ResBer.Parameters.TypeWork = 'Boston Examples';
%     ResBer.Parameters.PlotIndex = 4;
%     PlotResHIV(ResBer,ResBer.Parameters)
%     ResSigmSto.Parameters.TypeWork = 'Boston Examples';
%     ResSigmSto.Parameters.PlotIndex = 2;
%     ResSigmSto.title=  'Stochastic sigmoid model';
%     PlotResHIV(ResSigmSto,ResSigmSto.Parameters)

    q = 0.5
    quantile(FtsSigm(:,min(indend,582))-FtsSigm(:,585-168),q)
    quantile(FtsAdd(:,min(indend,582))-FtsAdd(:,585-168),q)
    
    q = 0.05
    quantile(FtsSigm(:,min(indend,582))-FtsSigm(:,585-168),q)
    quantile(FtsAdd(:,min(indend,582))-FtsAdd(:,585-168),q)


%     pause()
end

save([SavePath '/AllRegionsEstimates.mat'],'ests')




% mean(FtsDet(:,582)-FtsDet(:,585-168))
% mean(FtsBer(:,582)-FtsBer(:,585-168))
mean(FtsSigm(:,582)-FtsSigm(:,585-168))
% mean(FtsSigmSto(:,582)-FtsSigmSto(:,585-168))
mean(FtsAdd(:,582)-FtsAdd(:,585-168))

q = 0.5
% quantile(FtsDet(:,582)-FtsDet(:,585-168),q)
% quantile(FtsBer(:,582)-FtsBer(:,585-168),q)
quantile(FtsSigm(:,582)-FtsSigm(:,585-168),q)
% quantile(FtsSigmSto(:,582)-FtsSigmSto(:,585-168),q)
quantile(FtsAdd(:,582)-FtsAdd(:,585-168),q)

mean(FtsDet(:,582))
mean(FtsBer(:,582))
mean(FtsAdd(:,582))

[fi,xi] = ksdensity(FtsDet(:,indend)-FtsDet(:,585-168));
plot(xi,fi,'g','LineWidth',2);
hold on
[fi,xi] = ksdensity(FtsBer(:,indend)-FtsBer(:,585-168));
plot(xi,fi,'r','LineWidth',2);
[fi,xi] = ksdensity(FtsAdd(:,indend)-FtsAdd(:,585-168));
plot(xi,fi,'LineWidth',2);
plot([median(FtsAdd(:,indend)-FtsAdd(:,585-168)) median(FtsAdd(:,indend)-FtsAdd(:,585-168))],[0 1.4],':','LineWidth',4)
plot([median(FtsDet(:,indend)-FtsDet(:,585-168)) median(FtsDet(:,indend)-FtsDet(:,585-168))],[0 1.4],':g','LineWidth',4)
plot([median(FtsBer(:,indend)-FtsBer(:,585-168)) median(FtsBer(:,indend)-FtsBer(:,585-168))],[0 1.4],':r','LineWidth',4)
hold off
legend('Det. BR','Sto. BR','Brownian motion')
ylabel('Posterior density','FontSize',14)
xlabel('Shift in CU during the intervention in Mysore','FontSize',14)
xlim([-1 1])



%% paper 2b, quantiles for different regions


cd('/Users/dureaujoseph/AllScripts')
addpath([pwd '/General Tools'])
addpath([pwd '/Toolboxes'])
addpath([pwd '/Epidemic Models/Generic PMCMC tools'])
addpath([pwd '/Epidemic Models/Disease-specific code'])
addpath([pwd '/Epidemic Models/Disease-specific code/HIV'])
SavePath = '/Users/dureaujoseph/Documents/PhD_Data/Avahan/temp';


DistrictNames = {'Mysore_3rounds','Belgaum_3rounds','Bellary','Yevatmal','EastGodavry','Guntur','Hyderabad','Shimoga','Chennai','Madurai','Salem'};
RealDistrictNames = {'Mysore','Belgaum','Bellary','Yevatmal','East Godavari','Guntur','Hyderabad','Shimoga','Chennai','Madurai','Salem'};
for i = 1:length(DistrictNames)
    try
        clf
        load([SavePath '/HIV_' DistrictNames{i} '.mat'])
        Res.Parameters.PlotIndex = 3;
        Res.Parameters.TypeWork='Boston Examples';
        PlotResHIV(Res,Res.Parameters)
        title([RealDistrictNames{i} ' BM'],'FontWeight','bold')
        load([SavePath '/HIV_' DistrictNames{i} '_Sigm.mat'])
        Res.Parameters.PlotIndex = 4;
        Res.Parameters.TypeWork='Boston Examples';
        PlotResHIV(Res,Res.Parameters)
        title([RealDistrictNames{i} ' dSigm'],'FontWeight','bold')
        DistrictNames{i}
        pause()
    end
end



% estimates

DistrictNames = {'Mysore_3rounds','Belgaum_3rounds','Bellary','Yevatmal','EastGodavry','Guntur','Hyderabad','Shimoga'};
ests = [];
randinds = 1:2000;
for i = 1:length(Names)
    disp('')
    disp(Names{i})

    % BM
    load([SavePath '/HIV_' Names{i} '.mat'])
    ResAdd = Res;
    randinds = randsample(size(ResAdd.Paths,1),min(size(ResAdd.Paths,1),4000));
    ResAdd.Paths = ResAdd.Paths(randinds,:,:);
    ResAdd.Thetas = ResAdd.Thetas(:,randinds);

    % BM 20
    load([SavePath '/HIV_' Names{i} '.mat'])
    ResAddCU20 = Res;
    randinds = randsample(size(ResAddCU20.Paths,1),min(size(ResAddCU20.Paths,1),4000));
    ResAddCU20.Paths = ResAddCU20.Paths(randinds,:,:);
    ResAddCU20.Thetas = ResAddCU20.Thetas(:,randinds);
    
    % Sigm
    load([SavePath '/HIV_' Names{i} '_Sigm.mat'])
    ResSigm = Res;
    randinds = randsample(size(ResSigm.Paths,1),min(size(ResSigm.Paths,1),4000));
    ResSigm.Paths = ResSigm.Paths(randinds,:);
    ResSigm.Thetas = ResSigm.Thetas(:,randinds);
    
    % Sigm 20
    load([SavePath '/HIV_' Names{i} '_Sigm.mat'])
    ResSigmCU20 = Res;
    randinds = randsample(size(ResSigmCU20.Paths,1),min(size(ResSigmCU20.Paths,1),4000));
    ResSigmCU20.Paths = ResSigmCU20.Paths(randinds,:);
    ResSigmCU20.Thetas = ResSigmCU20.Thetas(:,randinds);
    
    indend = Res.Data.Instants(end);
    
    FtSigm = mean(squeeze(ResSigm.Paths(:,1:indend)));
    FtsSigm = (squeeze(ResSigm.Paths(:,1:indend)));
    FtSigmCU20 = mean(squeeze(ResSigmCU20.Paths(:,1:indend)));
    FtsSigmCU20 = (squeeze(ResSigmCU20.Paths(:,1:indend)));
    tmp = squeeze(ResAdd.Paths(:,3,1:indend));
    FtAdd = mean(exp(tmp)./(1+exp(tmp)));
    FtsAdd = (exp(tmp)./(1+exp(tmp)));
    tmpCU20 = squeeze(ResAddCU20.Paths(:,3,1:indend));
    FtAddCU20 = mean(exp(tmpCU20)./(1+exp(tmpCU20)));
    FtsAddCU20 = (exp(tmpCU20)./(1+exp(tmpCU20)));
    
    
    q = 0.5;
    disp(num2str(Res.Data.Instants(end)/24+1985,4))
    disp(['BM :' num2str(quantile(FtsAdd(:,min(indend,582))-FtsAdd(:,585-168),q))])
    disp(['BM CU20 :' num2str(quantile(FtsSigm(:,min(indend,582))-FtsSigm(:,585-168),q))])
    disp(['Sigm :' num2str(quantile(FtsAddCU20(:,min(indend,582))-FtsAddCU20(:,585-168),q))])
    disp(['Sigm CU20 :' num2str(quantile(FtsSigmCU20(:,min(indend,582))-FtsSigmCU20(:,585-168),q))])
end
